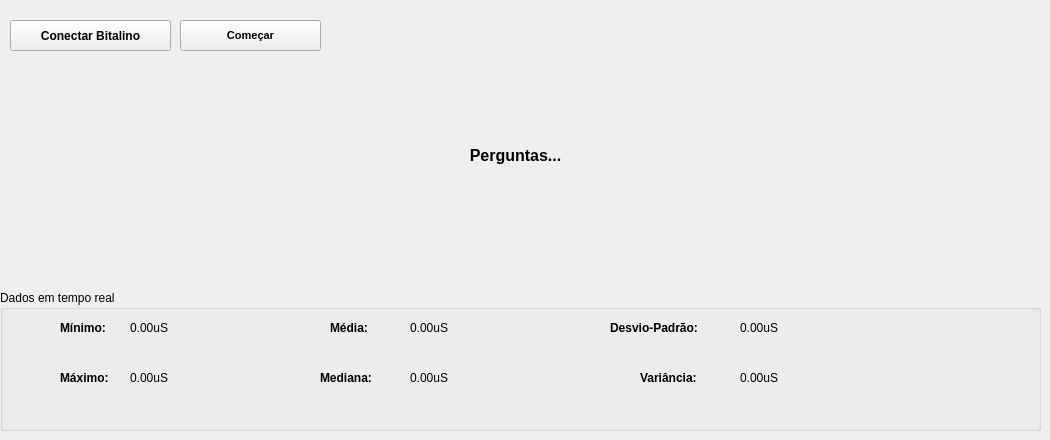
    <widget class="QWidget" name="tab_2">
     <attribute name="title">
      <string>Perguntas</string>
     </attribute>
     <widget class="QLabel" name="inputPergunta">
      <property name="geometry">
       <rect>
        <x>10</x>
        <y>120</y>
        <width>1011</width>
        <height>71</height>
       </rect>
      </property>
      <property name="font">
       <font>
        <pointsize>12</pointsize>
        <weight>75</weight>
        <bold>true</bold>
       </font>
      </property>
      <property name="text">
       <string>Perguntas...</string>
      </property>
      <property name="alignment">
       <set>Qt::AlignCenter</set>
      </property>
     </widget>
     <widget class="QPushButton" name="btnBitalinoConnect">
      <property name="geometry">
       <rect>
        <x>10</x>
        <y>20</y>
        <width>161</width>
        <height>31</height>
       </rect>
      </property>
      <property name="font">
       <font>
        <pointsize>9</pointsize>
        <weight>75</weight>
        <bold>true</bold>
       </font>
      </property>
      <property name="text">
       <string>Conectar Bitalino</string>
      </property>
     </widget>
     <widget class="QGroupBox" name="groupBox">
      <property name="geometry">
       <rect>
        <x>0</x>
        <y>290</y>
        <width>1041</width>
        <height>141</height>
       </rect>
      </property>
      <property name="title">
       <string>Dados em tempo real</string>
      </property>
      <widget class="QLabel" name="label">
       <property name="geometry">
        <rect>
         <x>60</x>
         <y>30</y>
         <width>55</width>
         <height>16</height>
        </rect>
       </property>
       <property name="font">
        <font>
         <weight>75</weight>
         <bold>true</bold>
        </font>
       </property>
       <property name="text">
        <string>Mínimo:</string>
       </property>
      </widget>
      <widget class="QLabel" name="label_2">
       <property name="geometry">
        <rect>
         <x>60</x>
         <y>80</y>
         <width>55</width>
         <height>16</height>
        </rect>
       </property>
       <property name="font">
        <font>
         <weight>75</weight>
         <bold>true</bold>
        </font>
       </property>
       <property name="text">
        <string>Máximo:</string>
       </property>
      </widget>
      <widget class="QLabel" name="label_3">
       <property name="geometry">
        <rect>
         <x>330</x>
         <y>30</y>
         <width>71</width>
         <height>16</height>
        </rect>
       </property>
       <property name="font">
        <font>
         <weight>75</weight>
         <bold>true</bold>
        </font>
       </property>
       <property name="text">
        <string>Média:</string>
       </property>
      </widget>
      <widget class="QLabel" name="label_4">
       <property name="geometry">
        <rect>
         <x>610</x>
         <y>30</y>
         <width>111</width>
         <height>16</height>
        </rect>
       </property>
       <property name="font">
        <font>
         <weight>75</weight>
         <bold>true</bold>
        </font>
       </property>
       <property name="text">
        <string>Desvio-Padrão:</string>
       </property>
      </widget>
      <widget class="QLabel" name="label_5">
       <property name="geometry">
        <rect>
         <x>320</x>
         <y>80</y>
         <width>71</width>
         <height>16</height>
        </rect>
       </property>
       <property name="font">
        <font>
         <weight>75</weight>
         <bold>true</bold>
        </font>
       </property>
       <property name="text">
        <string>Mediana:</string>
       </property>
      </widget>
      <widget class="QLabel" name="label_6">
       <property name="geometry">
        <rect>
         <x>640</x>
         <y>80</y>
         <width>71</width>
         <height>16</height>
        </rect>
       </property>
       <property name="font">
        <font>
         <weight>75</weight>
         <bold>true</bold>
        </font>
       </property>
       <property name="text">
        <string>Variância:</string>
       </property>
      </widget>
      <widget class="QLabel" name="label_Minimo">
       <property name="geometry">
        <rect>
         <x>130</x>
         <y>30</y>
         <width>55</width>
         <height>16</height>
        </rect>
       </property>
       <property name="text">
        <string>0.00uS</string>
       </property>
      </widget>
      <widget class="QLabel" name="label_Maximo">
       <property name="geometry">
        <rect>
         <x>130</x>
         <y>80</y>
         <width>55</width>
         <height>16</height>
        </rect>
       </property>
       <property name="text">
        <string>0.00uS</string>
       </property>
      </widget>
      <widget class="QLabel" name="label_Media">
       <property name="geometry">
        <rect>
         <x>410</x>
         <y>30</y>
         <width>55</width>
         <height>16</height>
        </rect>
       </property>
       <property name="text">
        <string>0.00uS</string>
       </property>
      </widget>
      <widget class="QLabel" name="label_Mediana">
       <property name="geometry">
        <rect>
         <x>410</x>
         <y>80</y>
         <width>55</width>
         <height>16</height>
        </rect>
       </property>
       <property name="text">
        <string>0.00uS</string>
       </property>
      </widget>
      <widget class="QLabel" name="label_desvioPadrao">
       <property name="geometry">
        <rect>
         <x>740</x>
         <y>30</y>
         <width>55</width>
         <height>16</height>
        </rect>
       </property>
       <property name="text">
        <string>0.00uS</string>
       </property>
      </widget>
      <widget class="QLabel" name="label_Variancia">
       <property name="geometry">
        <rect>
         <x>740</x>
         <y>80</y>
         <width>55</width>
         <height>16</height>
        </rect>
       </property>
       <property name="text">
        <string>0.00uS</string>
       </property>
      </widget>
     </widget>
     <widget class="QLabel" name="label_countdown_questions">
      <property name="geometry">
       <rect>
        <x>950</x>
        <y>70</y>
        <width>61</width>
        <height>31</height>
       </rect>
      </property>
      <property name="font">
       <font>
        <pointsize>9</pointsize>
        <weight>75</weight>
        <bold>true</bold>
       </font>
      </property>
      <property name="text">
       <string/>
      </property>
     </widget>
     <widget class="QPushButton" name="btnStart">
      <property name="geometry">
       <rect>
        <x>180</x>
        <y>20</y>
        <width>141</width>
        <height>31</height>
       </rect>
      </property>
      <property name="font">
       <font>
        <pointsize>8</pointsize>
        <weight>75</weight>
        <bold>true</bold>
       </font>
      </property>
      <property name="text">
       <string>Começar</string>
      </property>
     </widget>
    </widget>
